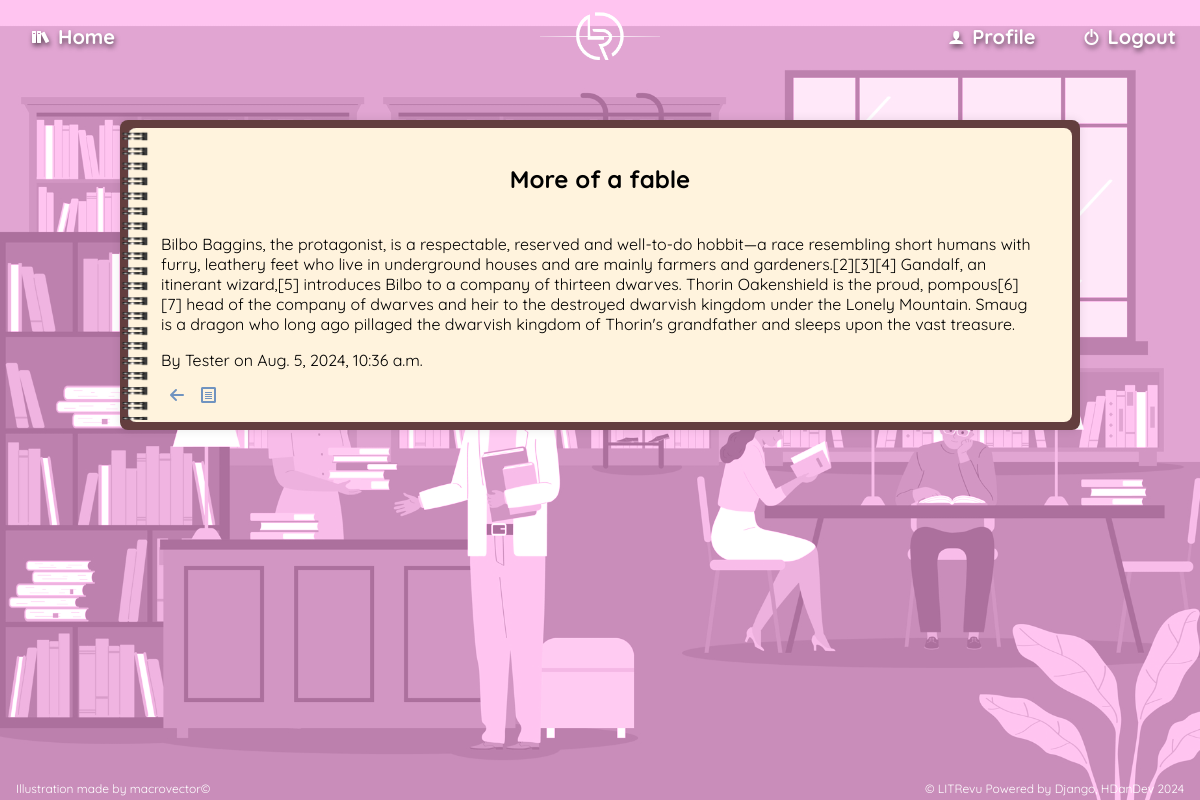
Page /review/2/ (signed in) on the committed database.
### reviews/models.py (models this page shows, shortened)
class Review(models.Model):
    title = models.CharField(max_length=128)
    content = models.TextField(max_length=8192, blank=True)
    author = models.ForeignKey(CustomUser, on_delete=models.CASCADE)
    created_at = models.DateTimeField(auto_now_add=True)
    updated_at = models.DateTimeField(auto_now=True)
    cover_image = models.ImageField(
        upload_to='cover_images/',
        blank=True, null=True
        )
    miniature_image = models.ImageField(
        upload_to='miniature_images/',
        blank=True, null=True
        )
    ticket = models.ForeignKey(
        Ticket,
        on_delete=models.CASCADE,
        related_name='reviews'
        )
    is_archived = models.BooleanField(default=False)
    rating = models.PositiveSmallIntegerField(
        validators=[MinValueValidator(0), MaxValueValidator(5)]
        )

### users/models.py (models this page shows, shortened)
class CustomUser(AbstractUser):
    date_of_birth = models.DateField(null=True, blank=True)
    profile_picture = models.ImageField(
        upload_to='profile_pictures/', blank=True, null=True
        )

### reviews/views.py (the view)
class ReviewDetailView(LoginRequiredMixin, DetailView):
    model = Review
    template_name = 'review_detail.html'
    context_object_name = 'review'
    def get_context_data(self, **kwargs):
        context = super().get_context_data(**kwargs)
        review = self.get_object()
        context['ticket'] = review.ticket
        return context

### reviews/templates/review_detail.html (shortened to what this page needs)
{% extends 'single_page_template.html' %}
{% load static %}
{% block optional_css %}
<link rel="stylesheet" href="{% static 'css/reviews_styles.css' %}">
{% endblock %}
{% block content_title %}
{{ review.title }}
{% endblock %}
{% block content %}
<p>{{ review.content }}</p>
<p>By {{ review.author.username|default:"Anonymous" }} on {{ review.created_at }}</p>
<a href="{% url 'review_list' ticket.pk %}" class="icon-hover-box"><i class="icon-arrow-left2"></i><i class="icon-file-text"></i></a>
{% endblock %}

### app/static/css/variables-wt.css (style rules this page uses)
:root { --menu-background-colour: #333; --menu-text-colour: white; --main-text-colour: #333; --main-background-colour: wheat; --success-colour: #a8dfa5; --warning-colour: rgb(199, 147, 80); --error-colour: rgb(199, 87, 87); --main-font-style: 'Quicksand', sans-serif, 'Roboto Mono', monospace, 'Courier New', Courier, 'Comfortaa', sans-serif, "Times New Roman", Times, serif; --main-font-size: 16px; }

### app/static/css/styles.css (style rules this page uses)
body { font-family: var(--main-font-style); margin: 0; padding: 0; }
i { margin-right: 8px; margin-left: 8px; font-size: 16px; }
a { text-decoration: none; color: var(--main-text-colour); }
.icon-eye-plus, .icon-plus, .icon-pen, .icon-arrow-left2, .icon-file-text { color: rgb(112, 147, 192); }
.icon-user-minus, .icon-heart, .icon-user-plus, .icon-checkmark, .icon-heart-broken, .icon-warning, .icon-cross, .icon-bin, .icon-lock, .icon-notification, .icon-pencil, .icon-eye-plus, .icon-plus, .icon-pen, .icon-arrow-left2, .icon-file-text, .icon-blocked, .icon-search { transition-property: color, transform; transition-duration: 0.3s; transition-timing-function: ease-in; }

### app/static/css/icomoon.css (style rules this page uses)
[class^="icon-"], [class*=" icon-"] { font-family: 'icomoon' !important; speak: never; font-style: normal; font-weight: normal; font-variant: normal; text-transform: none; line-height: 1; -webkit-font-smoothing: antialiased; -moz-osx-font-smoothing: grayscale; }
.icon-file-text:before { content: "\e907"; }
.icon-arrow-left2:before { content: "\ea40"; }

### rows in the picture
Review: title "More of a fable", content "Bilbo Baggins, the protagonist, is a respectable, reserved and well-to-do hobbit—a race resembling short humans with furry, leathery feet who live in underground houses and are mainly farmers and gardeners.[2][3][4] Gandalf, an itinerant wizard,[5] introduces Bilbo to a company of thirteen dwarves. Thorin Oakenshield is the proud, pompous[6][7] head of the company of dwarves and heir to the destroyed dwarvish kingdom under the Lonely Mountain. Smaug is a dragon who long ago pillaged the dwarvish kingdom of Thorin's grandfather and sleeps upon the vast treasure.", author.username "Tester", created_at "Aug. 5, 2024, 10:36 a.m."
